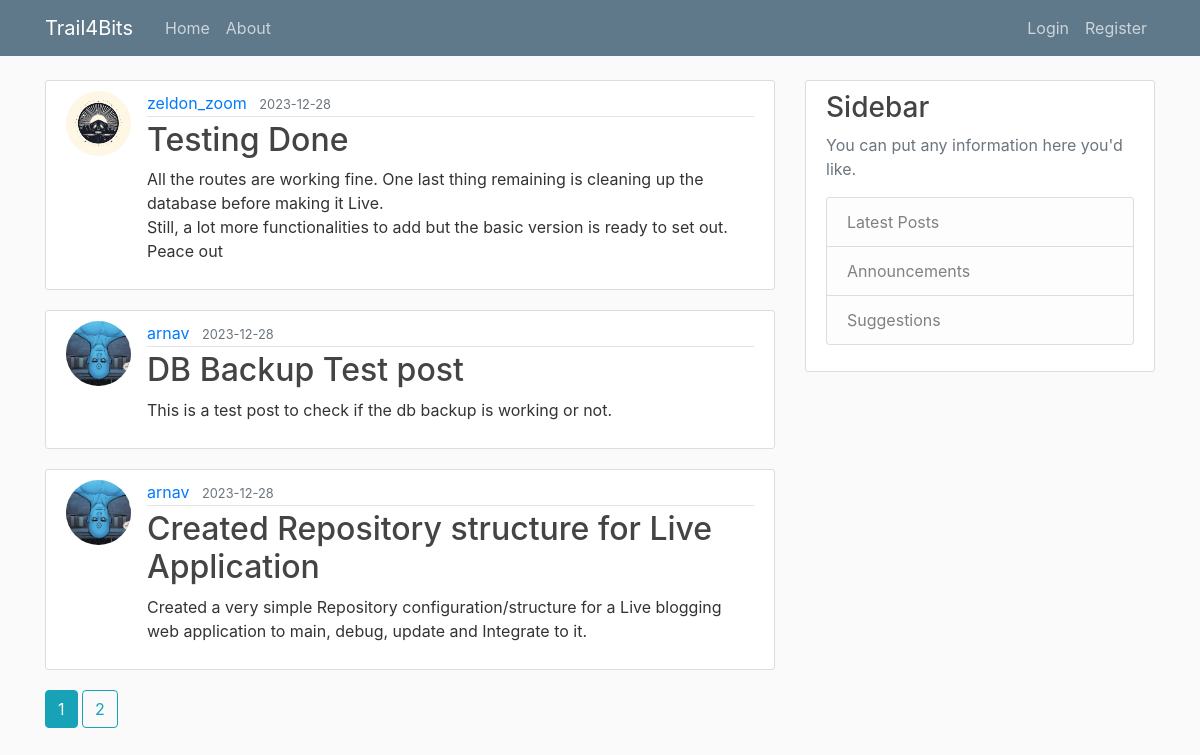
The page /home on the database its author committed.
### flaskblog/models.py (models this page shows, shortened)
class Post(db.Model):
    id=db.Column(db.Integer, primary_key=True)
    title= db.Column(db.String(120), nullable=False)
    content= db.Column(db.Text, nullable=False)
    date_posted= db.Column(db.DateTime, nullable=False, default=datetime.utcnow)
    user_id= db.Column(db.Integer, db.ForeignKey('user.id'), nullable=False)

class User(db.Model, UserMixin):
    id=db.Column(db.Integer, primary_key=True, )
    username= db.Column(db.String(20), unique=True, nullable=False )
    email=db.Column(db.String(120), nullable=False)
    image_file=db.Column(db.String(120), nullable=False, default='default.jpg')
    password=db.Column(db.String(60), nullable=False)
    posts=db.relationship('Post', backref='author', lazy=True)

### flaskblog/main/routes.py (the view)
@main.route("/")
@main.route("/home")
def home():
    page=request.args.get('page', 1, type=int)
    posts  = Post.query.order_by(Post.date_posted.desc()).paginate(per_page=3 , page=page)
    return render_template('home.html', posts=posts, title='Home')

### flaskblog/templates/home.html
{% extends "layout.html"%}
{% block content %}
    {% for post in posts%}
    <article class="media content-section">
        <img class="rounded-circle article-img" src="{{ url_for('static', filename='Profile_Pictures/' + post.author.image_file) }} ">
        <div class="media-body">
          <div class="article-metadata">
            <a class="mr-2" href="{{ url_for('users.user_posts', username=post.author.username) }}">{{ post.author.username}}</a>
            <small class="text-muted">{{ post.date_posted.strftime('%Y-%m-%d') }}</small>
          </div>
          <h2><a class="article-title" href="{{ url_for('posts.post', post_id=post.id) }}">{{ post.title }}</a></h2>
          <p class="article-content">{{ post.content }}</p>
        </div>
    </article>
    {% endfor %}
    {% for page_num in posts.iter_pages(left_edge=1, right_edge=1, left_current=1, right_current=1) %}
      {% if page_num %}
        {% if posts.page == page_num %}
          <a class="btn btn-info mb-4" href="{{ url_for('main.home', page=page_num) }}">{{ page_num }}</a>
        {% else %}
          <a class="btn btn-outline-info mb-4" href="{{ url_for('main.home', page=page_num) }}">{{ page_num }}</a>
        {% endif %}
      {% else %}
        ...
      {% endif %}
    {% endfor %}
{% endblock content%}

### flaskblog/static/main.css (style rules this page uses)
body { background: #fafafa; color: #333333; margin-top: 5rem; }
h1, h2, h3, h4, h5, h6 { color: #444444; }
.content-section { background: #ffffff; padding: 10px 20px; border: 1px solid #dddddd; border-radius: 3px; margin-bottom: 20px; }
.article-title { color: #444444; }
.article-content { white-space: pre-line; }
.article-img { height: 65px; width: 65px; margin-right: 16px; }
.article-metadata { padding-bottom: 1px; margin-bottom: 4px; border-bottom: 1px solid #e3e3e3 }

### rows shown on the page
Post: image_file (picture), author.username "zeldon_zoom", date_posted "2023-12-28", title "Testing Done", content "All the routes are working fine. One last thing remaining is cleaning up the database before making it Live. Still, a lot more functionalities to add but the basic version is ready to set out. Peace out"
Post: image_file (picture), author.username "arnav", date_posted "2023-12-28", title "DB Backup Test post", content "This is a test post to check if the db backup is working or not."
Post: image_file (picture), author.username "arnav", date_posted "2023-12-28", title "Created Repository structure for Live Application", content "Created a very simple Repository configuration/structure for a Live blogging web application to main, debug, update and Integrate to it."

### other values the page prints
{{ page_num }} "1"
{{ page_num }} "2"
